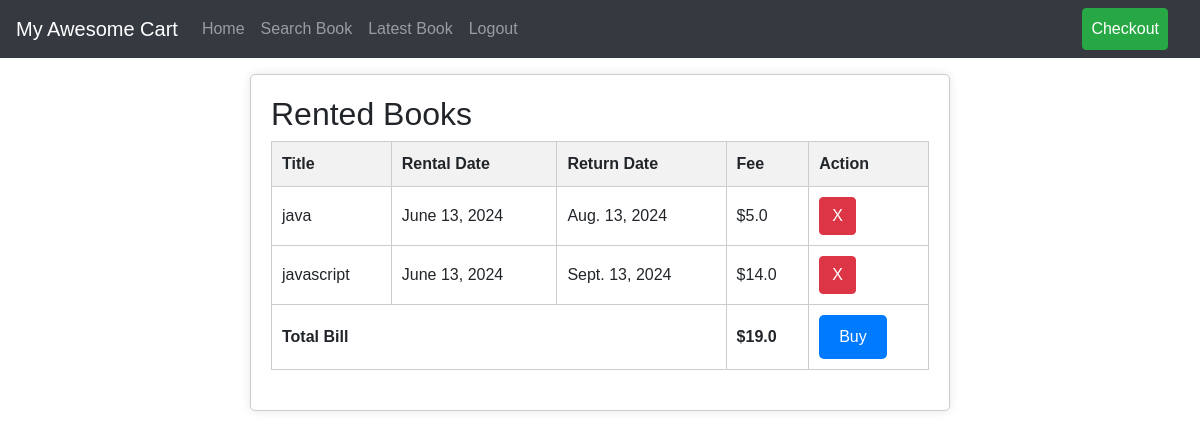
Screenshot of /checkout/ (signed in) with the database file from the repository.
### book/models.py (models this page shows, shortened)
class Rental(models.Model):
    user = models.ForeignKey(User, on_delete=models.CASCADE, limit_choices_to={'is_user': True})
    book = models.ForeignKey(Book, on_delete=models.CASCADE)
    rental_date = models.DateField()
    return_date = models.DateField(null=True, blank=True)
    fee=models.CharField(max_length=50)

class Book(models.Model):
    id = models.AutoField(primary_key=True)
    title = models.CharField(max_length=200)
    author = models.CharField(max_length=100)
    category=models.CharField(max_length=100)
    page_count = models.IntegerField()
    isbn = models.CharField(max_length=20, unique=True)
    image= models.ImageField(upload_to="book/images",default="")

### book/views.py (the view)
# urls.py: path('checkout/', views.checkout, name='checkout'),
@login_required
def checkout(request):
    if request.method == 'POST':
        rental_id = request.POST.get('rental_id')
        rental = Rental.objects.get(pk=rental_id)
        rental.delete()
        return redirect('checkout')
    user = request.user
    rented_books = Rental.objects.filter(user=user)
    total_bill = rented_books.aggregate(Sum('fee'))['fee__sum'] or 0
    return render(request, 'book/checkout.html', {'rented_books': rented_books, 'total_bill': total_bill})

### book/templates/book/checkout.html (shortened to what this page needs)
{% extends 'book/basic.html' %}
{% block checkoutactive %} active {% endblock checkoutactive %}
{% block body %}
<div class="container my-3">
    <h2>Rented Books</h2>
    {% if rented_books %}
        <table>
            <thead>
                <tr>
                    <th>Title</th>
                    <th>Rental Date</th>
                    <th>Return Date</th>
                    <th>Fee</th>
                    <th>Action</th>
                </tr>
            </thead>
            <tbody>
                {% for rental in rented_books %}
                    <tr>
                        <td>{{ rental.book.title }}</td>
                        <td>{{ rental.rental_date }}</td>
                        <td>{{ rental.return_date }}</td>
                        <td>${{ rental.fee }}</td>
                        <td>
                            <form method="post" style="display:inline;">
                                <button class="delete-item btn btn-danger" data-name="Tunic">X</button>
                            </form>
                        </td>
                    </tr>
                {% endfor %}
                <tr class="total-bill-row">
                    <td colspan="3">Total Bill</td>
                    <td>${{ total_bill }}</td>
                    <td>
                        <form action="{% url 'initiate_payment' %}" method="post" style="display:inline;">
                            <button type="submit" class="btn btn-primary">Buy</button>
                        </form>
                    </td>
                </tr>
            </tbody>
        </table>
    {% else %}
        <p>No books rented.</p>
    {% endif %}
</div>
{% endblock %}

### rows the page displays
Rental: book "java", rental_date "June 13, 2024", return_date "Aug. 13, 2024", fee "5.0"
Rental: book "javascript", rental_date "June 13, 2024", return_date "Sept. 13, 2024", fee "14.0"

### other values shown
{{ total_bill }} "19.0"
